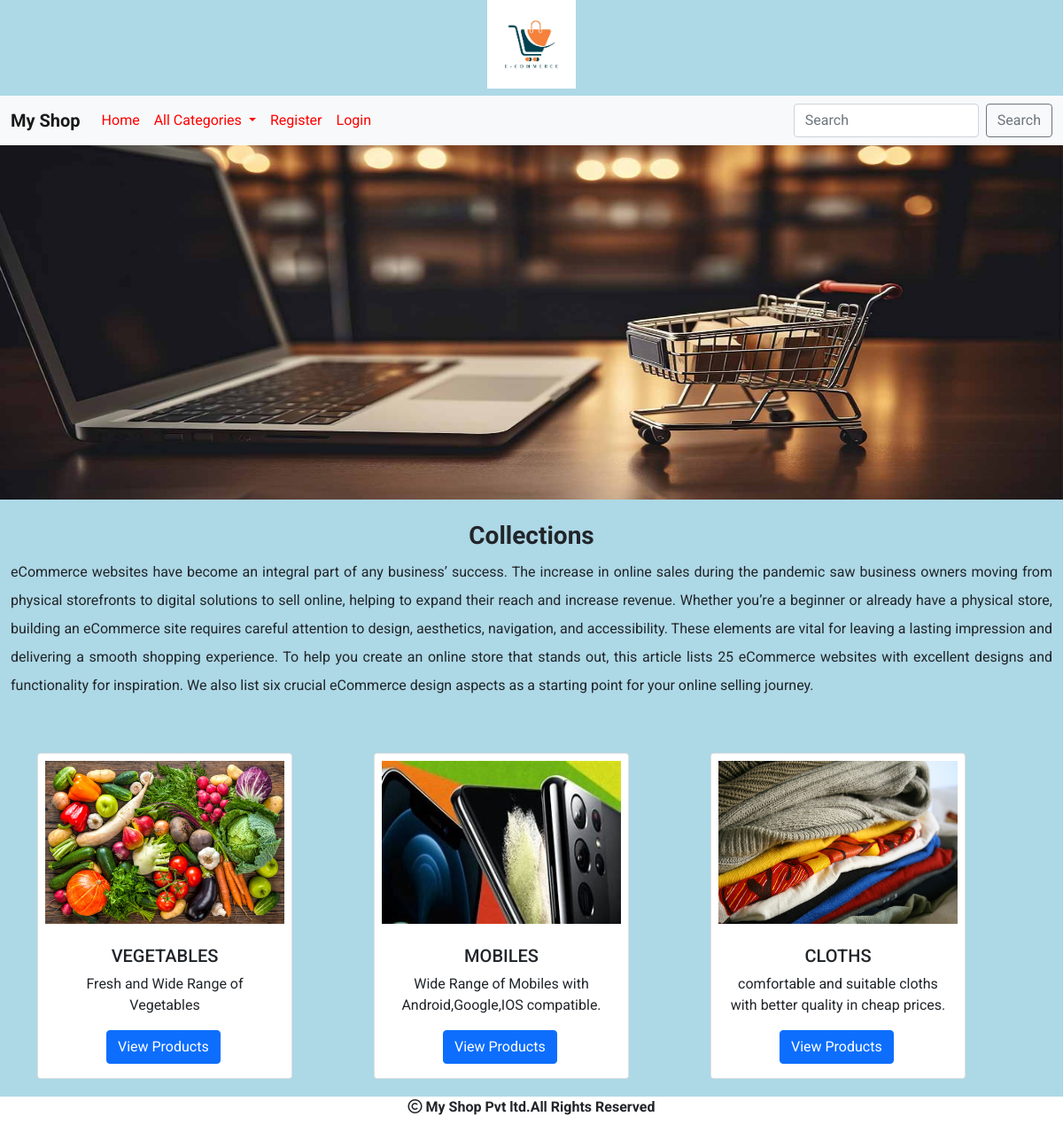
The page / on the database its author committed.
### shop/models.py (models this page shows, shortened)
class Category(models.Model):
    name=models.CharField(max_length=200)
    desc=models.TextField()
    image=models.ImageField(upload_to='shop/categories',blank=True,null=True)

### shop/views.py (the view)
# urls.py: path('',views.allcategories,name="allcat"),
def allcategories(request):
    b=Category.objects.all()
    return render(request,'category.html',{'category':b})

### cart/context_processors.py (called while the page is built, shortened)
def productcount(request):
    item_count=0
    return {'count':item_count}

### shop/context_processors.py (called while the page is built)
def menu_links(request):
    c=Category.objects.all()
    return {'links':c}

### templates/category.html
<!DOCTYPE html>
{% extends 'base.html' %}
{% load static %}
{% block content %}
<div>
<img src="{% static 'images/category.jpg' %}" width="100%" height="400px">
</div>
<div class="container-fluid mt-4" style="margin-bottom:60px;">
    <h3 class="text-center fw-bold">Collections</h3>
    <p style="line-height:2.0;text-align:justify;">eCommerce websites have become an integral part of any business’ success. The increase in online sales during the pandemic saw business owners moving from physical storefronts to digital solutions to sell online, helping to expand their reach and increase revenue.
Whether you’re a beginner or already have a physical store, building an eCommerce site requires careful attention to design, aesthetics, navigation, and accessibility. These elements are vital for leaving a lasting impression and delivering a smooth shopping experience.
To help you create an online store that stands out, this article lists 25 eCommerce websites with excellent designs and functionality for inspiration. We also list six crucial eCommerce design aspects as a starting point for your online selling journey.</p>
</div>
<div class="container rounded">
    <div class="row">
        {% for i in category %}
        <div class="col-lg-4">
            <div class="card" style="width: 18rem; margin-bottom:60px;">
  <img src="{{i.image.url}}" class="card-img-top p-2" alt="..." style="height:200px;">
  <div class="card-body">
    <h5 class="card-title text-center">{{i.name}}</h5>
    <p class="card-text text-center">{{i.desc}}</p>
    <a href="{% url 'shop:allproducts' i.name %}" class="btn btn-primary" style="position:relative;left:24%;">View Products</a>
  </div>
</div>
        </div>
{% endfor %}
    </div>
</div>
{% endblock %}

### static/css/style.css (style rules this page uses)
body { background-color:lightblue; font-family: 'Roboto', sans-serif; }

### rows shown on the page
Category: image (picture), name "VEGETABLES", desc "Fresh and Wide Range of Vegetables"
Category: image (picture), name "MOBILES", desc "Wide Range of Mobiles with Android,Google,IOS compatible."
Category: image (picture), name "CLOTHS", desc "comfortable and suitable cloths with better quality in cheap prices."
